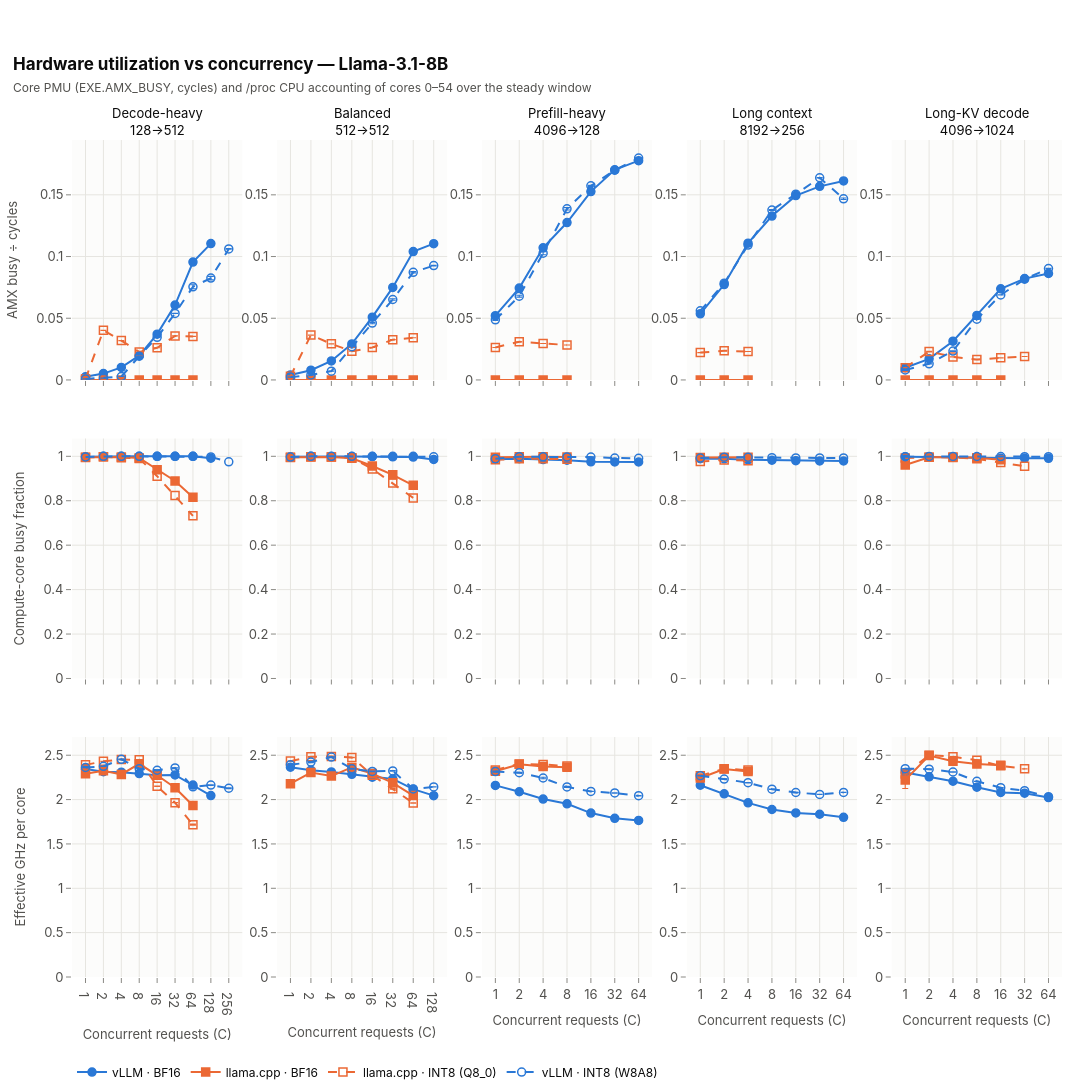

Here is the notebook cell this chart was saved with:
### Markdown cell above
## 2. AMX activity, core occupancy and clock

### Code cell
fig = plots.concurrency_grid(primary, [
    plots.Panel("amx_busy_frac_mean", "AMX busy ÷ cycles", "", share_y=True, fmt=".3f"),
    plots.Panel("cpu_busy_compute_mean_mean", "Compute-core busy fraction", "", share_y=True, fmt=".3f",
                range_to_zero=False),
    plots.Panel("ghz_effective_per_core_mean", "Effective GHz per core", "GHz", share_y=True, fmt=".2f",
                range_to_zero=False),
], title=f"Hardware utilization vs concurrency — {registry.model_label(MODEL)}",
   subtitle="Core PMU (EXE.AMX_BUSY, cycles) and /proc CPU accounting of cores 0–54 over the steady window")
fig.show()
